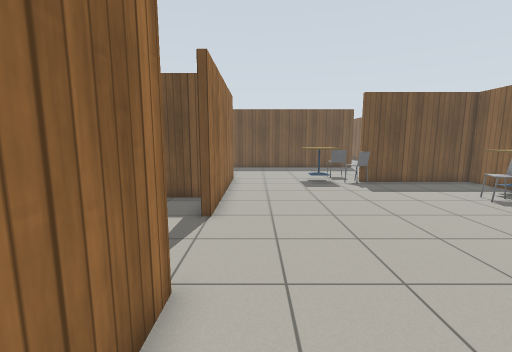
View 1 (above)

21 first-person views from a walk through a world built for the Gazebo simulator. The camera is 1.2 m above the floor, tilts 8° down and sees 90° across. The lines on the ground mark 1 m squares. The floor is counted in squares, 0.5 m on a side. Each view is taken from the middle of a square. On the plan, view 1 faces up. The plan holds only what a view shows up to about 17 squares ahead; the rest is blank. Robots are left out. Gazebo's built-in surfaces are drawn with simple patterns.

View 2
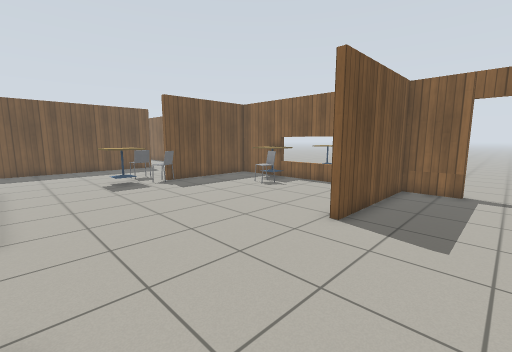

View 3
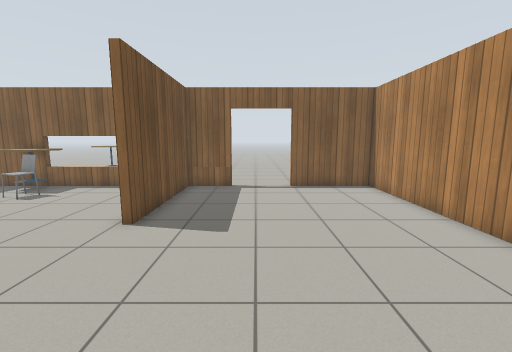

View 4
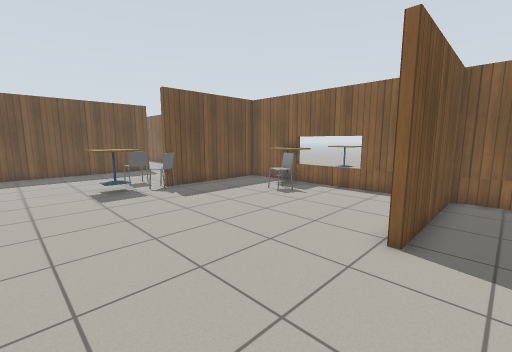

View 5
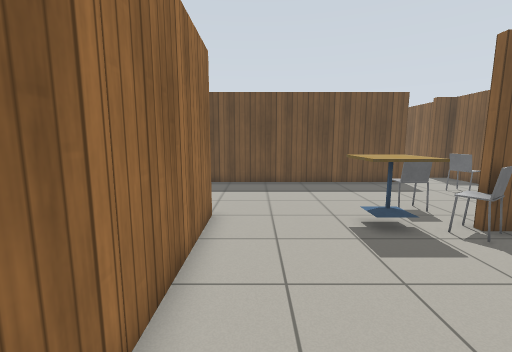

View 6
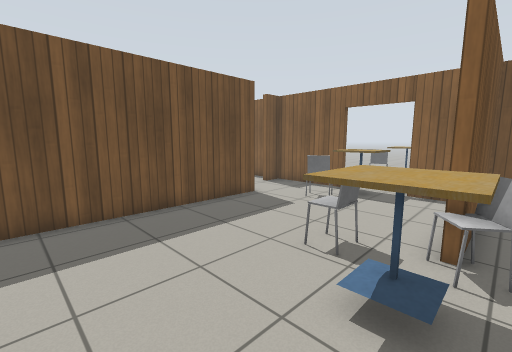

View 7
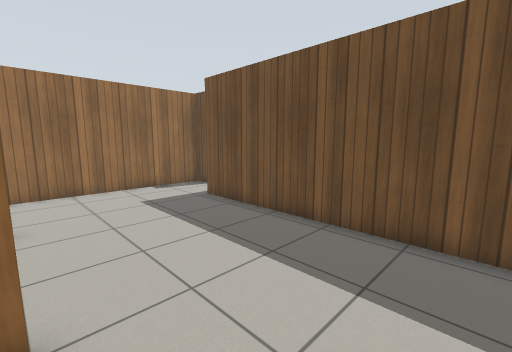

View 8
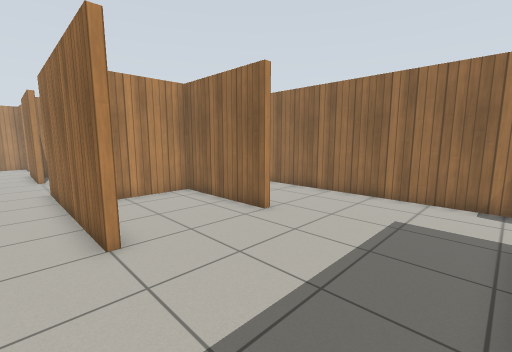

View 9
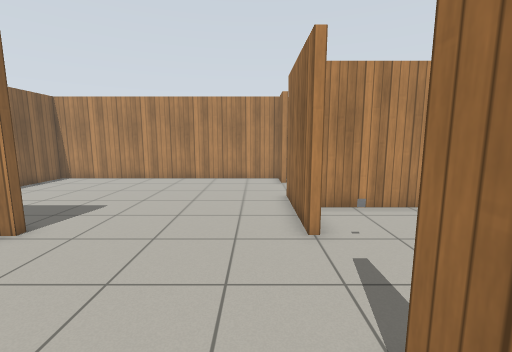

View 10
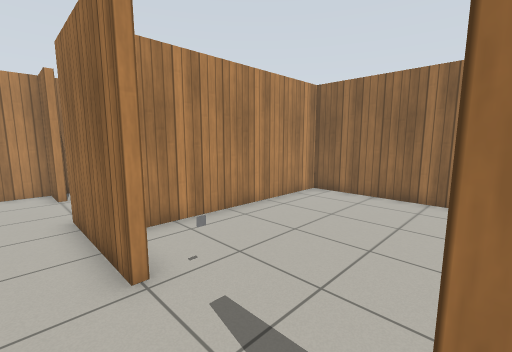

View 11
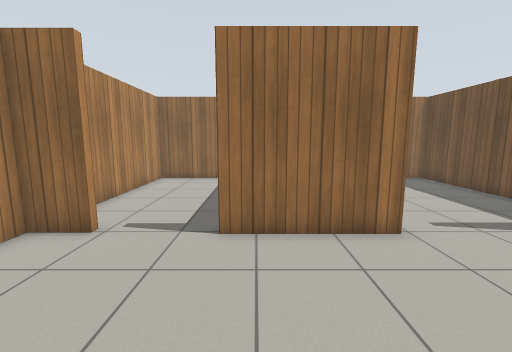

View 12
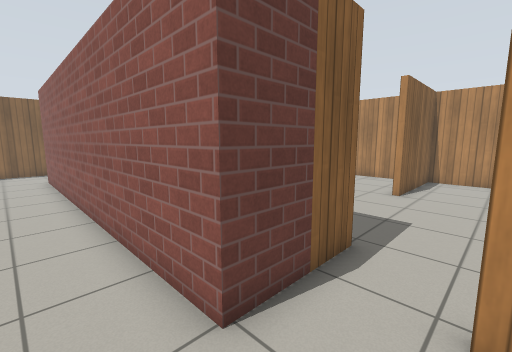

View 13
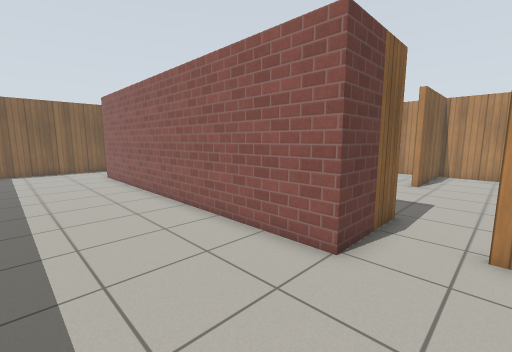

View 14
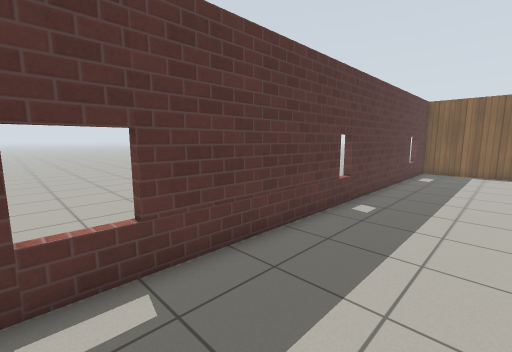

View 15
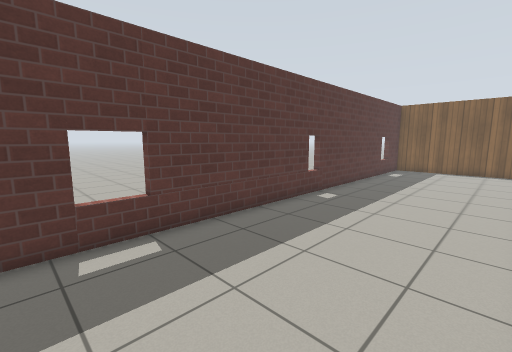

View 16
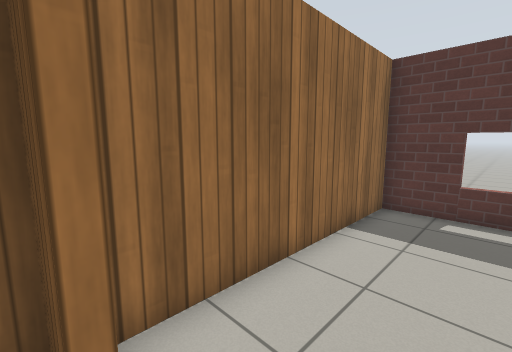

View 17
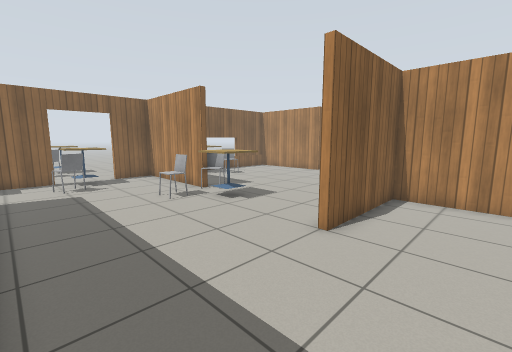

View 18
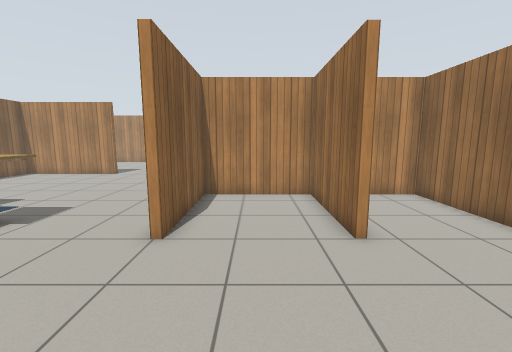

View 19
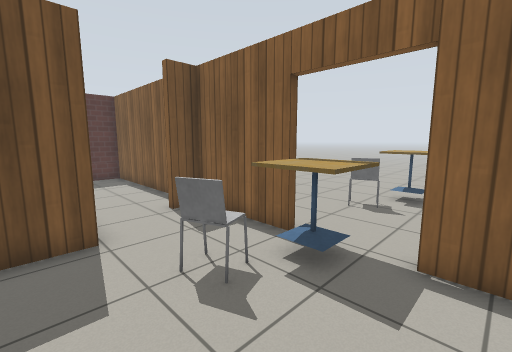

View 20
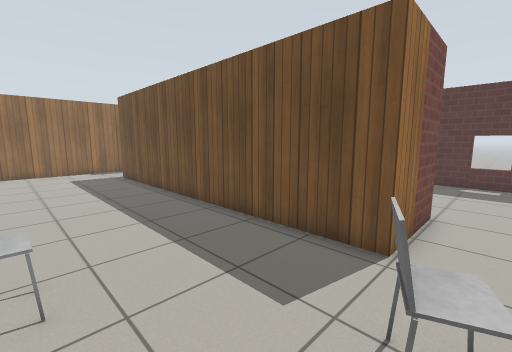

View 21
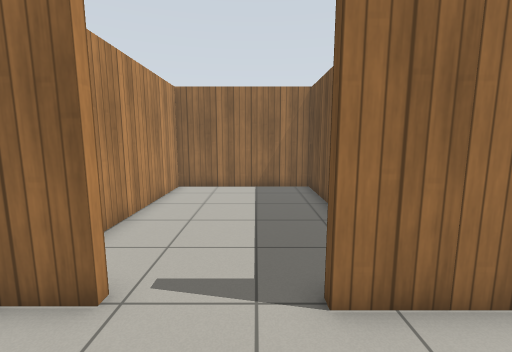

### Floor plan
Points are (right, up) in squares from view 1. A wall is a line through its corners. A room is listed if a view was taken in it or the views show most of it. See-through windows are left out.
Room 1 (views 1, 2, 3, 4, 5, 6, 7, 8, 9, 10, 11, 16, 17, 18, 19, 20, 21)
walls: (6, 14.8) (12.3, 14.8) (12.3, 17); (-1.4, 16.1) (-1.4, 7.7); (6, 3.8) (6.5, 3.8); (-1.8, 3.8) (-1.4, 3.8) (-1.4, -0.9); (-6.4, 16) (-6.4, 10.8) (-1.7, 10.8) (-1.7, 16.1); (12.3, 4.6) (12.3, 14.5) (6, 14.5); (12.3, 20.4) (12.3, 24.2) (11.1, 24.2) (11.1, 24.6); (12.3, 1.2) (12.3, 3.5) (6, 3.5); (-1.4, -4.3) (-1.4, -6) (12.3, -6) (12.3, -1.8); (8.4, 26.2) (8.4, 22.5) (-7.6, 22.5) (-7.6, 24.5); (12.3, 25.6) (12.3, 26.6); (-9.9, 24.2) (-11.1, 24.2) (-11.1, 10.8) (-6.7, 10.8) (-6.7, 16)
ways out: opening at (-8.5, 25) to room 2; opening at (10, 27) to room 2; opening at (-2, 5.5) to room 3; opening at (-2, -2.5) to room 4; open door at (12, 0); open door at (12, 17)
objects: cafe table (3, 14) to (4, 16); chair (5, 14) to (6, 14); chair (5, 17) to (6, 17); chair (9, 10) to (10, 10); chair (9, 19) to (10, 20); cafe table (11, 10) to (12, 12); cafe table (11, 18) to (12, 20)
Room 2 (views 12, 13, 14, 15)
walls: (-7.6, 24.5) (-7.6, 26.2) (8.4, 26.2); (12.3, 26.6) (12.3, 33.4) (-11.1, 33.4) (-11.1, 24.8)
ways out: opening at (-8.5, 25) to room 1; opening at (10, 27) to room 1
Room 3 (no view inside)
walls: (-5.2, 10.5) (-11.1, 10.5) (-11.1, 9.5); (-11.1, 6.6) (-11.1, 1.1) (-1.9, 1.1); (-2.2, 10.5) (-3.7, 10.5)
ways out: opening at (-2, 5.5) to room 1
objects: other object (-3, 4)
Room 4 (no view inside)
walls: (-7.5, 0.8) (-11.1, 0.8) (-11.1, -6) (-4.4, -6); (-1.4, -0.9) (-1.7, -0.9)
ways out: opening at (-2, -2.5) to room 1

Where each view was taken, in squares from view 1:
view 1: 0 up, 0 right, facing up
view 2: 0 up, 1 left, facing up-right
view 3: 0 up, 1 left, facing right
view 4: 2 up, 0 right, facing up-right
view 5: 8 up, 0 right, facing up
view 6: 14 up, 0 right, facing up-right
view 7: 16 up, 2 right, facing up-left
view 8: 22 up, 0 right, facing down-left
view 9: 10 up, 0 right, facing down
view 10: 8 up, 0 right, facing down-left
view 11: 0 up, 5 right, facing left
view 12: 28 up, 10 left, facing down-right
view 13: 31 up, 10 left, facing down-right
view 14: 29 up, 9 left, facing up-right
view 15: 27 up, 10 left, facing up-right
view 16: 24 up, 8 left, facing up-left
view 17: 22 up, 5 left, facing down-right
view 18: 22 up, 4 left, facing down
view 19: 16 up, 7 right, facing up-right
view 20: 17 up, 10 right, facing up-left
view 21: 2 down, 2 right, facing left
